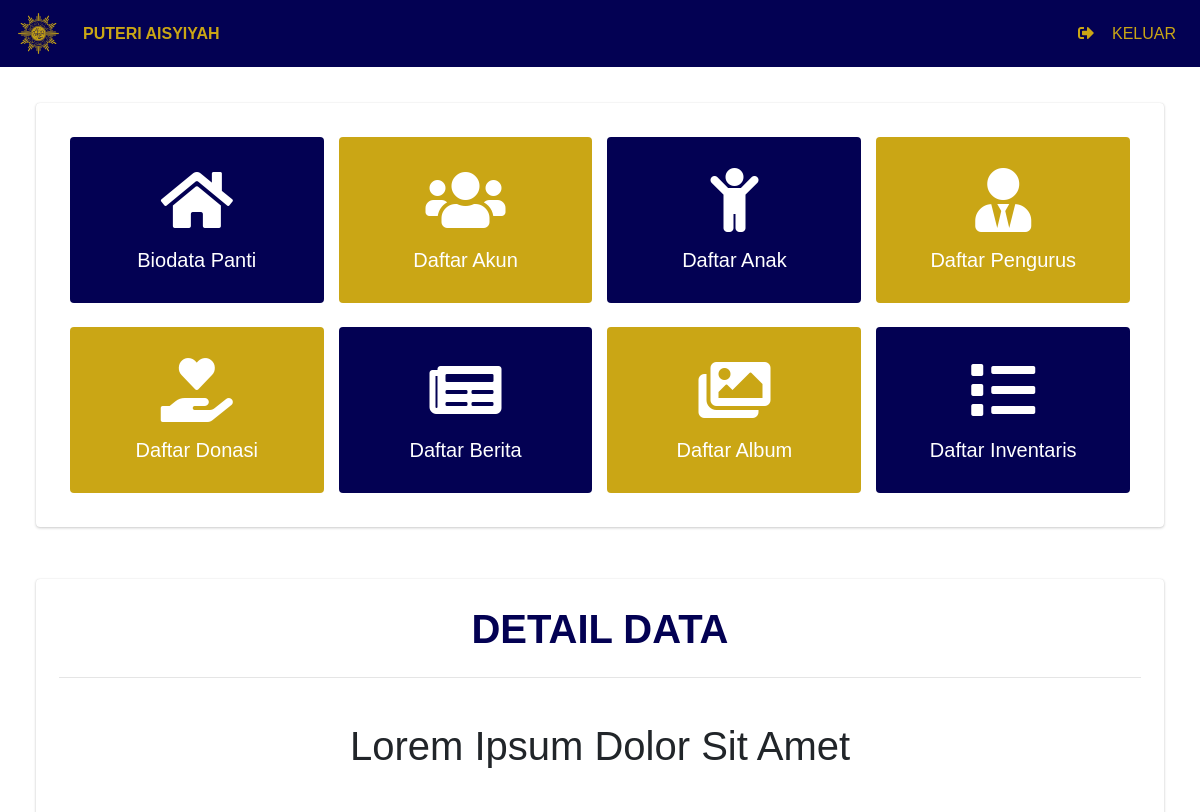
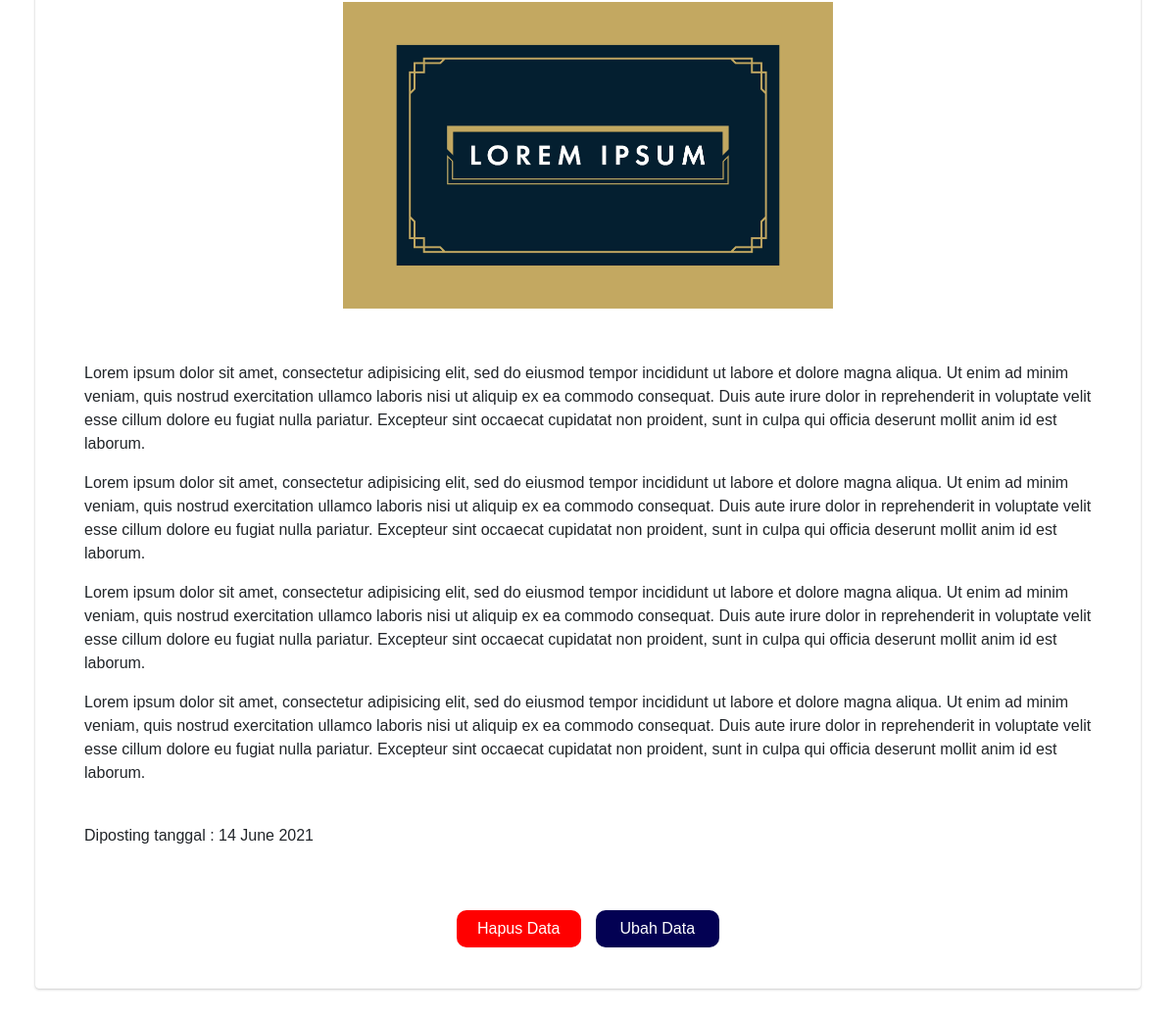
Page /Admin/DetailBerita/1 on the committed database (2 pictures, top to bottom).
### tables this page shows
CREATE TABLE `tabel_berita` (
  `id_berita` int(11) NOT NULL,
  `tanggal_berita` date NOT NULL,
  `judul_berita` varchar(100) NOT NULL,
  `cover_berita` varchar(100) NOT NULL,
  `isi_berita` text NOT NULL
);

### application/controllers/Admin.php (called while the page is built, shortened)
<?php
  class Admin extends CI_Controller{
    public function __construct(){
      $this->load->library('form_validation');
      $this->load->library('pagination');
      $this->load->model('Model_admin', 'admin');
    }
		public function DetailBerita($id_Berita){
      $data['judul'] = 'Detail Berita';
      $this->db->select('*');
      $this->db->from('tabel_berita');
      $this->db->where('id_berita', $id_Berita);
      $data['detail_berita'] = $this->db->get()->result();
      $this->load->view('Templates/head', $data);
      $this->load->view('Templates/navbarAdmin');
      $this->load->view('Admin/index');
      $this->load->view('Admin/DaftarBerita/DetailBerita', $data);
      $this->load->view('Templates/foot');
    }
  }

### index.php (called while the page is built, shortened)
<?php
require_once BASEPATH.'core/CodeIgniter.php';

### application/views/Admin/DaftarBerita/DetailBerita.php (the view, shortened to what this page needs)
<body style="color: #030153; font-family: Arial;">
	<div class="container-fluid" style="padding: 3%; margin-top: -3%;">
		<div class="row">
			<div class="col-12">
				<div class="card" style="padding: 2%;">
					<h1 class="mt-1" style="text-align: center; color: #030153;"><b>DETAIL DATA</b></h1>
					<hr>
					<?php foreach($detail_berita as $val) : ?>
						<div class="card-body">
							<div class="col-lg-12">
								<div class="row">
									<div class="col-lg-12 mt-2">
										<h1 style="text-align: center;"><?= $val->judul_berita ?></h1>
									</div>
									<div class="col-lg-12 mt-3">
										<img src="<?= base_url('assets/img/foto_berita/') . $val->cover_berita ?>" style="max-width: 500px; margin: 20px auto 30px auto; display: block;">
									</div>
									<div class="col-lg-12 mt-4">
										<?= $val->isi_berita ?>
									</div>
									<div class="col-lg-12 mt-4">
										<p>Diposting tanggal : <?= date("d F Y", strtotime($val->tanggal_berita)) ?></p>
									</div>
								</div>
								<div class="row mt-5">
									<div class="col-lg-6">
										<button type="submit" class="btn" data-toggle="modal" data-target="#hapusModal<?= $val->id_berita ?>" style="border-radius: 10px; width: 25%; margin-left: 10px; float: right; background: red; color: white">Hapus Data</button>
									</div>
									<div class="col-lg-6">
										<a href="<?= base_url('Admin/UbahDataBerita/'.$val->id_berita) ?>" class="btn" style="border-radius: 10px; width: 25%; float: left; background: #030153; color: white">Ubah Data</a>
									</div>
								</div>
							</div>
						</div>
					<?php endforeach ?>
				</div>
			</div>
		</div>
	</div>

### rows in the picture
tabel_berita: judul_berita "Lorem Ipsum Dolor Sit Amet", cover_berita (picture), isi_berita "Lorem ipsum dolor sit amet, consectetur adipisicing elit, sed do eiusmod tempor incididunt ut labore et dolore magna aliqua. Ut enim ad minim veniam, quis nostrud exercitation ullamco laboris nisi ut aliquip ex ea commodo consequat. Duis aute irure dolor in reprehenderit in voluptate velit esse cillum dolore eu fugiat nulla pariatur. Excepteur sint occaecat cupidatat non proident, sunt in culpa qui officia deserunt mollit anim id est laborum. Lorem ipsum dolor sit amet, consectetur adipisicing elit, sed do eiusmod tempor incididunt ut labore et dolore magna aliqua. Ut enim ad minim veniam, quis nostrud exercitation ullamco laboris nisi ut aliquip ex ea commodo consequat. Duis aute irure…", tanggal_berita "14 June 2021"
